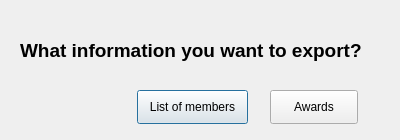
<?xml version="1.0" encoding="UTF-8"?>
<ui version="4.0">
 <class>Dialog</class>
 <widget class="QDialog" name="Dialog">
  <property name="geometry">
   <rect>
    <x>0</x>
    <y>0</y>
    <width>400</width>
    <height>140</height>
   </rect>
  </property>
  <property name="minimumSize">
   <size>
    <width>400</width>
    <height>140</height>
   </size>
  </property>
  <property name="maximumSize">
   <size>
    <width>400</width>
    <height>140</height>
   </size>
  </property>
  <property name="windowTitle">
   <string>Dialog</string>
  </property>
  <widget class="QPushButton" name="pushButton">
   <property name="geometry">
    <rect>
     <x>137</x>
     <y>90</y>
     <width>111</width>
     <height>34</height>
    </rect>
   </property>
   <property name="text">
    <string>List of members</string>
   </property>
  </widget>
  <widget class="QPushButton" name="pushButton_2">
   <property name="geometry">
    <rect>
     <x>270</x>
     <y>90</y>
     <width>88</width>
     <height>34</height>
    </rect>
   </property>
   <property name="text">
    <string>Awards</string>
   </property>
  </widget>
  <widget class="QLabel" name="label">
   <property name="geometry">
    <rect>
     <x>20</x>
     <y>20</y>
     <width>381</width>
     <height>61</height>
    </rect>
   </property>
   <property name="font">
    <font>
     <pointsize>14</pointsize>
     <weight>75</weight>
     <bold>true</bold>
    </font>
   </property>
   <property name="text">
    <string>What information you want to export?</string>
   </property>
  </widget>
 </widget>
 <resources/>
 <connections/>
</ui>
